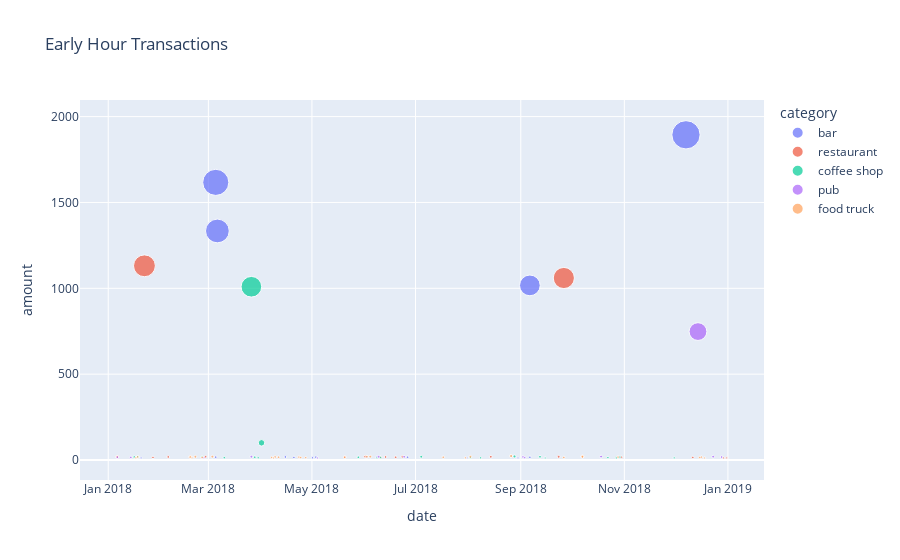

Here is the notebook cell this chart was saved with:
### Code cell
px.scatter(suspect_df,x=suspect_df.index,y='amount',color='category',size='amount', hover_data=['name','category'],labels={'x':'Date','y':'Amount'}, title='Early Hour Transactions')

### Figure 1 — Plotly figure (JSON) as saved in the notebook; plotly's stock layout.template omitted (floating-point values rounded to 4 significant figures)
{"data": [{"customdata": [["Robert Johnson", "bar"], ["Crystal Clark", "bar"], ["Nancy Contreras", "bar"], ["Robert Johnson", "bar"], ["Megan Price", "bar"], ["Kevin Spencer", "bar"], ["Sara Cooper", "bar"], ["Danielle Green", "bar"], ["Nancy Contreras", "bar"], ["Kevin Spencer", "bar"], ["Crystal Clark", "bar"], ["Stephanie Dalton", "bar"], ["Kyle Tucker", "bar"], ["Megan Price", "bar"], ["Stephanie Dalton", "bar"], ["Danielle Green", "bar"]], "hovertemplate": "category=%{customdata[1]}<br>date=%{x}<br>amount=%{marker.size}<br>name=%{customdata[0]}<extra></extra>", "legendgroup": "bar", "marker": {"color": "#636efa", "size": [1894, 1617, 1334, 1017, 17.78, 17.47, 17.03, 16.64, 16.58, 15.98, 15.94, 15.04, 12.98, 11.96, 11.93, 11.86], "sizemode": "area", "sizeref": 4.735, "symbol": "circle"}, "mode": "markers", "name": "bar", "orientation": "v", "showlegend": true, "type": "scatter", "x": ["2018-12-07T07:22:03", "2018-03-05T08:26:08", "2018-03-06T07:18:09", "2018-09-06T08:28:55", "2018-04-15T08:32:38", "2018-06-02T07:44:39", "2018-06-08T07:31:57", "2018-05-03T07:20:28", "2018-03-05T07:34:15", "2018-09-06T08:35:35", "2018-06-26T08:00:22", "2018-04-20T08:27:59", "2018-05-01T07:40:00", "2018-01-20T08:35:34", "2018-07-31T07:44:59", "2018-08-30T08:46:49"], "xaxis": "x", "y": [1894, 1617, 1334, 1017, 17.78, 17.47, 17.03, 16.64, 16.58, 15.98, 15.94, 15.04, 12.98, 11.96, 11.93, 11.86], "yaxis": "y"}, {"customdata": [["Crystal Clark", "restaurant"], ["Robert Johnson", "restaurant"], ["Brandon Pineda", "restaurant"], ["Kyle Tucker", "restaurant"], ["Kevin Spencer", "restaurant"], ["Michael Floyd", "restaurant"], ["Malik Carlson", "restaurant"], ["Shane Shaffer", "restaurant"], ["John Martin", "restaurant"], ["Brandon Pineda", "restaurant"], ["Dana Washington", "restaurant"], ["Beth Hernandez", "restaurant"], ["Malik Carlson", "restaurant"], ["Nancy Contreras", "restaurant"], ["Mark Lewis", "restaurant"], ["Kyle Tucker", "restaurant"], ["Robert Johnson", "restaurant"], ["Malik Carlson", "restaurant"], ["Stephanie Dalton", "restaurant"], ["Mark Lewis", "restaurant"]], "hovertemplate": "category=%{customdata[1]}<br>date=%{x}<br>amount=%{marker.size}<br>name=%{customdata[0]}<extra></extra>", "legendgroup": "restaurant", "marker": {"color": "#EF553B", "size": [1131, 1060, 19.33, 19.02, 18.72, 18.56, 18.54, 18.52, 18.35, 17.85, 17.56, 17.48, 16.16, 15.98, 15.94, 15.15, 14.92, 12.25, 11.91, 11.87], "sizemode": "area", "sizeref": 4.735, "symbol": "circle"}, "mode": "markers", "name": "restaurant", "orientation": "v", "showlegend": true, "type": "scatter", "x": ["2018-01-22T08:07:03", "2018-09-26T08:48:40", "2018-06-01T08:56:59", "2018-09-23T07:30:56", "2018-01-06T08:42:50", "2018-06-23T07:12:06", "2018-08-14T08:38:49", "2018-02-27T08:27:00", "2018-01-06T07:00:32", "2018-02-05T08:37:24", "2018-06-13T08:46:29", "2018-05-20T08:36:46", "2018-06-10T07:55:27", "2018-06-19T07:16:54", "2018-10-30T07:08:04", "2018-01-27T08:36:58", "2018-12-11T07:42:50", "2018-12-29T08:11:55", "2018-01-17T07:56:09", "2018-12-31T08:22:17"], "xaxis": "x", "y": [1131, 1060, 19.33, 19.02, 18.72, 18.56, 18.54, 18.52, 18.35, 17.85, 17.56, 17.48, 16.16, 15.98, 15.94, 15.15, 14.92, 12.25, 11.91, 11.87], "yaxis": "y"}, {"customdata": [["Laurie Gibbs", "coffee shop"], ["Nancy Contreras", "coffee shop"], ["Matthew Gutierrez", "coffee shop"], ["Matthew Gutierrez", "coffee shop"], ["Michael Floyd", "coffee shop"], ["Kevin Spencer", "coffee shop"], ["Matthew Gutierrez", "coffee shop"], ["Elizabeth Sawyer", "coffee shop"], ["Crystal Clark", "coffee shop"], ["Matthew Gutierrez", "coffee shop"], ["Shane Shaffer", "coffee shop"], ["John Martin", "coffee shop"], ["Sean Taylor", "coffee shop"], ["John Martin", "coffee shop"], ["Shane Shaffer", "coffee shop"], ["Mark Lewis", "coffee shop"], ["Sara Cooper", "coffee shop"], ["Brandon Pineda", "coffee shop"], ["Sean Taylor", "coffee shop"], ["Nancy Contreras", "coffee shop"], ["Crystal Clark", "coffee shop"]], "hovertemplate": "category=%{customdata[1]}<br>date=%{x}<br>amount=%{marker.size}<br>name=%{customdata[0]}<extra></extra>", "legendgroup": "coffee shop", "marker": {"color": "#00cc96", "size": [1009, 100, 20.71, 18.93, 18.48, 18.14, 17.54, 17.36, 16.85, 16.36, 15.96, 15.05, 14.42, 13.83, 13.53, 12.98, 12.96, 12.52, 12.32, 11.88, 11.72], "sizemode": "area", "sizeref": 4.735, "symbol": "circle"}, "mode": "markers", "name": "coffee shop", "orientation": "v", "showlegend": true, "type": "scatter", "x": ["2018-03-26T07:41:59", "2018-04-01T07:17:21", "2018-08-28T07:17:14", "2018-07-04T08:51:29", "2018-09-12T07:33:19", "2018-02-25T07:55:21", "2018-01-18T08:18:50", "2018-01-16T08:02:04", "2018-10-29T07:18:34", "2018-03-28T07:36:02", "2018-05-28T07:57:39", "2018-06-10T08:20:40", "2018-08-02T07:13:49", "2018-10-22T07:41:56", "2018-03-10T08:52:09", "2018-10-27T08:04:44", "2018-03-30T08:12:28", "2018-08-08T08:36:23", "2018-11-30T08:52:20", "2018-06-08T07:25:30", "2018-09-15T08:33:49"], "xaxis": "x", "y": [1009, 100, 20.71, 18.93, 18.48, 18.14, 17.54, 17.36, 16.85, 16.36, 15.96, 15.05, 14.42, 13.83, 13.53, 12.98, 12.96, 12.52, 12.32, 11.88, 11.72], "yaxis": "y"}, {"customdata": [["Megan Price", "pub"], ["Crystal Clark", "pub"], ["Crystal Clark", "pub"], ["Matthew Gutierrez", "pub"], ["Mark Lewis", "pub"], ["Gary Jacobs", "pub"], ["Mark Lewis", "pub"], ["John Martin", "pub"], ["Sara Cooper", "pub"], ["Mark Lewis", "pub"], ["Megan Price", "pub"], ["Kevin Spencer", "pub"], ["John Martin", "pub"], ["Brandon Pineda", "pub"]], "hovertemplate": "category=%{customdata[1]}<br>date=%{x}<br>amount=%{marker.size}<br>name=%{customdata[0]}<extra></extra>", "legendgroup": "pub", "marker": {"color": "#ab63fa", "size": [748, 19.86, 19.34, 19.27, 18.82, 18.6, 17.8, 17.13, 16.28, 15.21, 13.59, 13.46, 11.68, 11.65], "sizemode": "area", "sizeref": 4.735, "symbol": "circle"}, "mode": "markers", "name": "pub", "orientation": "v", "showlegend": true, "type": "scatter", "x": ["2018-12-14T08:51:41", "2018-10-18T07:16:04", "2018-03-26T08:08:27", "2018-12-23T07:39:47", "2018-06-09T07:29:28", "2018-06-24T07:28:48", "2018-09-02T07:36:42", "2018-12-28T07:02:38", "2018-01-06T08:49:34", "2018-01-14T07:33:54", "2018-09-03T07:27:55", "2018-02-26T07:31:20", "2018-02-25T07:37:03", "2018-05-04T08:21:59"], "xaxis": "x", "y": [748, 19.86, 19.34, 19.27, 18.82, 18.6, 17.8, 17.13, 16.28, 15.21, 13.59, 13.46, 11.68, 11.65], "yaxis": "y"}, {"customdata": [["Kevin Spencer", "food truck"], ["Kevin Spencer", "food truck"], ["Stephanie Dalton", "food truck"], ["Danielle Green", "food truck"], ["Sara Cooper", "food truck"], ["Peter Mckay", "food truck"], ["Mark Lewis", "food truck"], ["Stephanie Dalton", "food truck"], ["Malik Carlson", "food truck"], ["Mark Lewis", "food truck"], ["Brandon Pineda", "food truck"], ["Sara Cooper", "food truck"], ["Michael Floyd", "food truck"], ["Stephanie Dalton", "food truck"], ["Beth Hernandez", "food truck"], ["Kevin Spencer", "food truck"], ["John Martin", "food truck"], ["Stephanie Dalton", "food truck"], ["Michael Floyd", "food truck"], ["Peter Mckay", "food truck"], ["Megan Price", "food truck"], ["Nancy Contreras", "food truck"], ["Kyle Tucker", "food truck"], ["Peter Mckay", "food truck"], ["Malik Carlson", "food truck"], ["Sara Cooper", "food truck"], ["Robert Johnson", "food truck"], ["John Martin", "food truck"], ["Dana Washington", "food truck"]], "hovertemplate": "category=%{customdata[1]}<br>date=%{x}<br>amount=%{marker.size}<br>name=%{customdata[0]}<extra></extra>", "legendgroup": "food truck", "marker": {"color": "#FFA15A", "size": [23.13, 20.44, 19.5, 19.49, 18.98, 18.93, 18.76, 18.53, 18.3, 17.73, 17.53, 16.85, 16.65, 16.38, 16.35, 16.21, 16.07, 15.37, 15.1, 14.94, 14.8, 14.36, 14.3, 13.52, 12.67, 12.5, 12.17, 11.73, 11.7], "sizemode": "area", "sizeref": 4.735, "symbol": "circle"}, "mode": "markers", "name": "food truck", "orientation": "v", "showlegend": true, "type": "scatter", "x": ["2018-08-26T07:15:18", "2018-10-07T08:16:54", "2018-03-03T08:42:02", "2018-06-04T08:30:28", "2018-02-21T08:21:10", "2018-08-02T07:44:24", "2018-06-02T07:45:48", "2018-10-07T07:08:08", "2018-02-18T08:54:19", "2018-04-09T07:08:11", "2018-01-18T08:58:13", "2018-10-28T07:02:33", "2018-04-23T08:18:49", "2018-02-18T07:25:42", "2018-12-16T08:41:53", "2018-07-17T08:10:36", "2018-04-11T08:26:52", "2018-05-20T07:05:42", "2018-02-25T08:23:37", "2018-09-26T07:52:23", "2018-04-07T07:18:20", "2018-12-15T08:34:15", "2018-04-24T07:41:49", "2018-04-27T08:08:38", "2018-01-17T07:31:03", "2018-07-30T08:49:16", "2018-02-19T08:50:36", "2018-04-08T07:06:20", "2018-12-18T07:45:28"], "xaxis": "x", "y": [23.13, 20.44, 19.5, 19.49, 18.98, 18.93, 18.76, 18.53, 18.3, 17.73, 17.53, 16.85, 16.65, 16.38, 16.35, 16.21, 16.07, 15.37, 15.1, 14.94, 14.8, 14.36, 14.3, 13.52, 12.67, 12.5, 12.17, 11.73, 11.7], "yaxis": "y"}], "layout": {"legend": {"itemsizing": "constant", "title": {"text": "category"}, "tracegroupgap": 0}, "title": {"text": "Early Hour Transactions"}, "xaxis": {"anchor": "y", "domain": [0, 1], "title": {"text": "date"}}, "yaxis": {"anchor": "x", "domain": [0, 1], "title": {"text": "amount"}}}}
